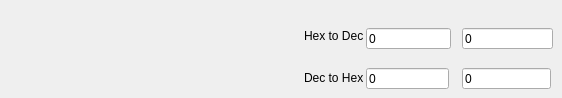
     <widget class="QWidget" name="tab_a3">
      <attribute name="title">
       <string>...</string>
      </attribute>
      <widget class="QLineEdit" name="dec2hex_out">
       <property name="geometry">
        <rect>
         <x>462</x>
         <y>68</y>
         <width>89</width>
         <height>21</height>
        </rect>
       </property>
       <property name="inputMethodHints">
        <set>Qt::ImhFormattedNumbersOnly</set>
       </property>
       <property name="text">
        <string>0</string>
       </property>
      </widget>
      <widget class="QLineEdit" name="hex2dec_in">
       <property name="geometry">
        <rect>
         <x>366</x>
         <y>28</y>
         <width>85</width>
         <height>21</height>
        </rect>
       </property>
       <property name="inputMethodHints">
        <set>Qt::ImhFormattedNumbersOnly</set>
       </property>
       <property name="text">
        <string>0</string>
       </property>
      </widget>
      <widget class="QLineEdit" name="hex2dec_out">
       <property name="geometry">
        <rect>
         <x>462</x>
         <y>28</y>
         <width>91</width>
         <height>21</height>
        </rect>
       </property>
       <property name="inputMethodHints">
        <set>Qt::ImhDigitsOnly</set>
       </property>
       <property name="text">
        <string>0</string>
       </property>
      </widget>
      <widget class="QLineEdit" name="dec2hex_in">
       <property name="geometry">
        <rect>
         <x>366</x>
         <y>68</y>
         <width>83</width>
         <height>21</height>
        </rect>
       </property>
       <property name="inputMethodHints">
        <set>Qt::ImhDigitsOnly</set>
       </property>
       <property name="text">
        <string>0</string>
       </property>
      </widget>
      <widget class="QLabel" name="label_31">
       <property name="geometry">
        <rect>
         <x>304</x>
         <y>26</y>
         <width>59</width>
         <height>20</height>
        </rect>
       </property>
       <property name="text">
        <string>Hex to Dec</string>
       </property>
      </widget>
      <widget class="QLabel" name="label_32">
       <property name="geometry">
        <rect>
         <x>304</x>
         <y>68</y>
         <width>59</width>
         <height>20</height>
        </rect>
       </property>
       <property name="text">
        <string>Dec to Hex</string>
       </property>
      </widget>
     </widget>
